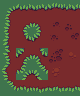

The image is a tile-based game level rendered from a .tmx file. Its description and complete source (layers, tilesets, objects, tile grids) follow:
An orthogonal 5x6 tile map with 16x16 px tiles, 1 tile layer (Tile Layer 1).

<map version="1.2" tiledversion="1.3.1" orientation="orthogonal" renderorder="right-down" compressionlevel="-1" width="5" height="6" tilewidth="16" tileheight="16" infinite="0" nextlayerid="2" nextobjectid="1">
  <tileset firstgid="1" source="baba.tsx" />
  <layer id="1" name="Tile Layer 1" width="5" height="6">
    <data encoding="csv">1, 2, 3, 4, 5, 
7, 8, 9, 10, 11, 
13, 14, 15, 16, 17, 
19, 20, 21, 22, 23, 
25, 26, 27, 28, 29, 
31, 32, 33, 34, 35</data>
  </layer>
</map>